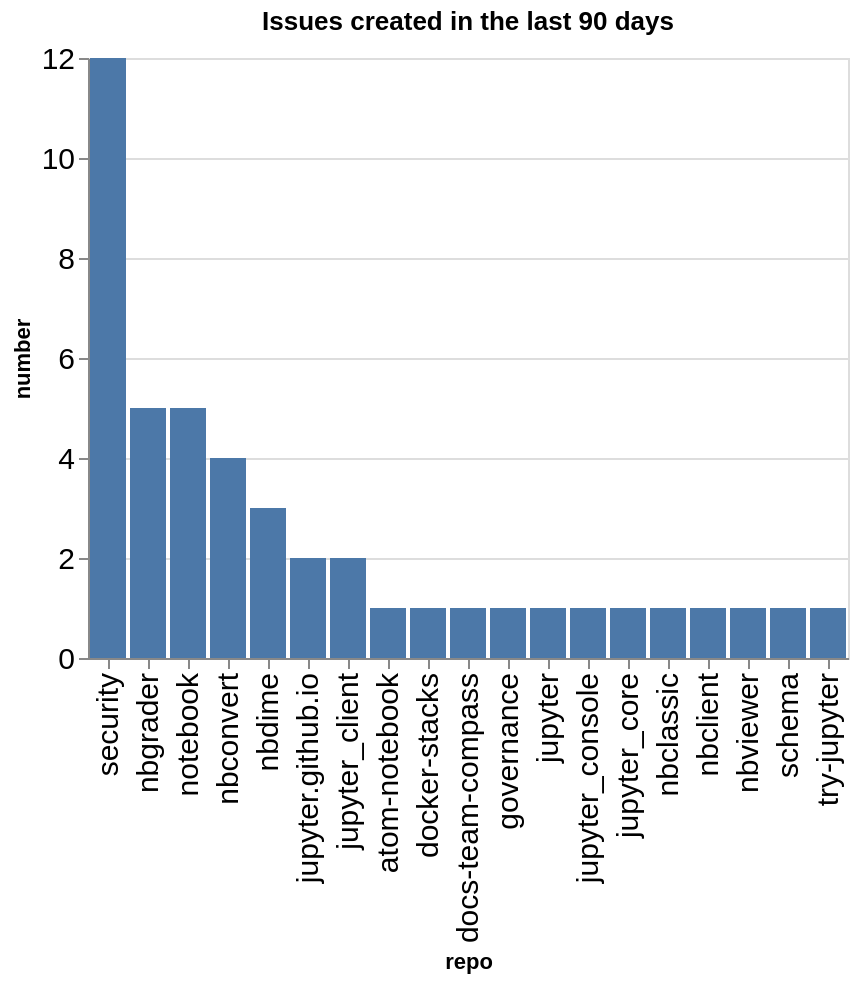

The notebook cell this image was saved under:
### Code cell
created_counts = created.groupby(['org', 'repo']).count()['number'].reset_index()
created_counts['org/repo'] = created_counts.apply(lambda a: a['org'] + '/' + a['repo'], axis=1)
sorted_vals = created_counts.sort_values(['org', 'number'], ascending=False)['repo'].values
alt.Chart(data=created_counts, title=f"Issues created in the last {n_days} days").mark_bar().encode(
    x=alt.X('repo', sort=alt.Sort(sorted_vals.tolist())),
    y='number',
)

### Figure 1 — Vega-Lite specification as saved in the notebook (floating-point values rounded to 4 significant figures)
{"config": {"axisLeft": {"labelFontSize": 15}, "axisBottom": {"labelFontSize": 15}}, "data": {"name": "data-a5867f820d6d8873a337c4e23448314c"}, "mark": {"type": "bar"}, "encoding": {"x": {"field": "repo", "sort": ["security", "nbgrader", "notebook", "nbconvert", "nbdime", "jupyter.github.io", "jupyter_client", "atom-notebook", "docker-stacks", "docs-team-compass", "governance", "jupyter", "jupyter_console", "jupyter_core", "nbclassic", "nbclient", "nbviewer", "schema", "try-jupyter"], "type": "nominal"}, "y": {"field": "number", "type": "quantitative"}}, "title": "Issues created in the last 90 days", "$schema": "https://vega.github.io/schema/vega-lite/v5.20.1.json", "datasets": {"data-a5867f820d6d8873a337c4e23448314c": [{"org": "jupyter", "repo": "atom-notebook", "number": 1, "org/repo": "jupyter/atom-notebook"}, {"org": "jupyter", "repo": "docker-stacks", "number": 1, "org/repo": "jupyter/docker-stacks"}, {"org": "jupyter", "repo": "docs-team-compass", "number": 1, "org/repo": "jupyter/docs-team-compass"}, {"org": "jupyter", "repo": "governance", "number": 1, "org/repo": "jupyter/governance"}, {"org": "jupyter", "repo": "jupyter", "number": 1, "org/repo": "jupyter/jupyter"}, {"org": "jupyter", "repo": "jupyter.github.io", "number": 2, "org/repo": "jupyter/jupyter.github.io"}, {"org": "jupyter", "repo": "jupyter_client", "number": 2, "org/repo": "jupyter/jupyter_client"}, {"org": "jupyter", "repo": "jupyter_console", "number": 1, "org/repo": "jupyter/jupyter_console"}, {"org": "jupyter", "repo": "jupyter_core", "number": 1, "org/repo": "jupyter/jupyter_core"}, {"org": "jupyter", "repo": "nbclassic", "number": 1, "org/repo": "jupyter/nbclassic"}, {"org": "jupyter", "repo": "nbclient", "number": 1, "org/repo": "jupyter/nbclient"}, {"org": "jupyter", "repo": "nbconvert", "number": 4, "org/repo": "jupyter/nbconvert"}, {"org": "jupyter", "repo": "nbdime", "number": 3, "org/repo": "jupyter/nbdime"}, {"org": "jupyter", "repo": "nbgrader", "number": 5, "org/repo": "jupyter/nbgrader"}, {"org": "jupyter", "repo": "nbviewer", "number": 1, "org/repo": "jupyter/nbviewer"}, {"org": "jupyter", "repo": "notebook", "number": 5, "org/repo": "jupyter/notebook"}, {"org": "jupyter", "repo": "schema", "number": 1, "org/repo": "jupyter/schema"}, {"org": "jupyter", "repo": "security", "number": 12, "org/repo": "jupyter/security"}, {"org": "jupyter", "repo": "try-jupyter", "number": 1, "org/repo": "jupyter/try-jupyter"}]}}
